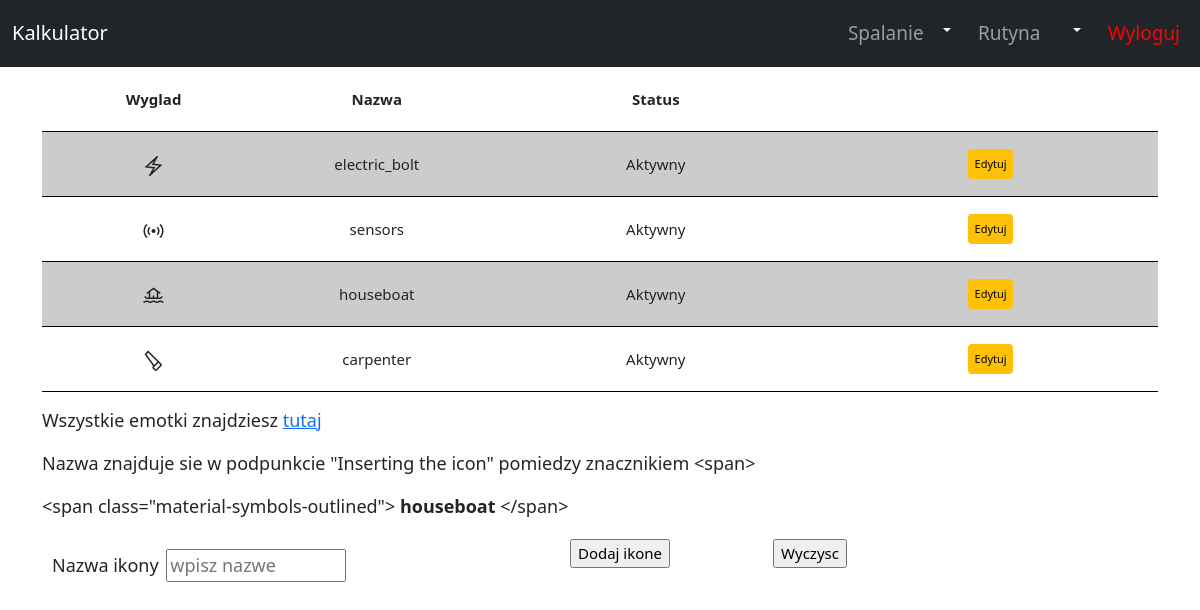
Screenshot of /ikony.php (signed in) with the database file from the repository.
### tables this page shows
CREATE TABLE `ikony` (
  `id_ikony` int(6) UNSIGNED NOT NULL,
  `nazwa` varchar(30) NOT NULL,
  `status` bit(1) NOT NULL
);

### ikony.php (the view, shortened to what this page needs)
<?php
include_once('script.php');
if(isset($_SESSION['User']))
{
?>
<!DOCTYPE html>
<html>
	<head>
		<link href="https://cdn.jsdelivr.net/npm/bootstrap@5.2.0/dist/css/bootstrap.min.css" rel="stylesheet">
		<link rel="stylesheet" href="style.css?ver=0.4">
	</head>
	<body>
		<nav class="navbar navbar-expand-sm bg-dark navbar-dark ">
            <div class="container-fluid">
                <a href="start.php" class="navbar-brand">Kalkulator</a>
                <div id="myNav" class="collapse navbar-collapse topnav-right" style="flex-grow: 0;">
					<ul class="navbar-nav" >
						<li class="nav-item" style="width:130px;">
							<a href="spalanie.php" class="nav-link " style="width:80px;margin:0px;display:inline-block;" >Spalanie</a>
							<div class="dropdown" style="width:40px;float:right;">
								<button class="btn btn-dark dropdown-toggle"  id="dropdownMenuButton1" data-bs-toggle="dropdown" aria-expanded="false" ></button>
							</div>
						</li>
						<li class="nav-item" style="width:130px;">
							<a href="rutyna.php" class="nav-link" style="width:80px;margin:0px;display:inline-block;" >Rutyna</a>
							<div class="dropdown" style="width:40px;float:right;">
								<button class="btn btn-dark dropdown-toggle"  id="dropdownMenuButton1" data-bs-toggle="dropdown" aria-expanded="false" ></button>
							</div>
						</li>
						<li class="nav-item">
							<?php echo '<a href="script.php?logout" class="nav-link" style="color:red;">Wyloguj</a>';?>
						</li>
					</ul>
                </div>
            </div>
        </nav>
		<div class="container katalog_aut">
			<div class="table-responsive table-responsive-sm">
					<div class='fixed-width content'>
						<div>
							<table class='col-12 col-sm-12 col-md-12' style="font-size:15px;">
								<thead>
									<tr >
										<th class='col-2 col-sm-2 col-md-2'>Wyglad</th>
										<th class='col-2 col-sm-2 col-md-2'>Nazwa</th>
										<th class='col-2 col-sm-2 col-md-3'>Status</th>
										<th class='col-2 col-sm-2 col-md-3'></th>
									</tr>
								</thead>
								<tbody><?php
									$result = mysqli_query($conn,"SELECT * FROM ikony");
									while($row = mysqli_fetch_assoc($result)){
										$id = $row['id_ikony'];
										$nazwa = $row['nazwa'];
										$status = $row['status'];
											?><tr>
												<td class='col-1 col-sm-2 col-md-1' id="wyglad"><span class="material-symbols-outlined"><?php echo $nazwa; ?></span></td>
												<td class='col-1 col-sm-2 col-md-1' id="nazwa"><?php echo $nazwa; ?></td>
												<td class='col-1 col-sm-2 col-md-1' id="status" ><?php if($status == 1){echo "Aktywny";} else{echo "Deaktywny";}?></td>
												<td class="butt">
													<button type="submit" class="editicon btn btn-warning btn-sm" name='kategoria' id="<?php echo $id; ?>">Edytuj</button>
												</td>
											</tr>
											<?php }?>
								</tbody>
							</table>
						</div>
					</div>
			</div>
			<div class="row" style="margin-top:15px;">
					<div>
					<p>Wszystkie emotki znajdziesz <a href="https://fonts.google.com/icons?icon.platform=web" target="_blank">tutaj</a></p>
					<p>Nazwa znajduje sie w podpunkcie "Inserting the icon" pomiedzy znacznikiem &lt;span&gt; </p>
					<p> &lt;span class="material-symbols-outlined"&gt; <b>houseboat</b> &lt;/span&gt; </p>
					</div>
			</div>
					<form action="script.php" method="post" enctype="multipart/form-data">
						<div class="row">
							<div class="col-12 col-sm-12 col-md-12">
								<div class="row" class="">
									<div class="col-12 col-sm-8 col-md-5" style="margin:10px;">
										<label for="Nazwa">Nazwa ikony</label>
										<input type="text"  placeholder="wpisz nazwe" style="width: 180px;" size = "8" name="Nazwa" id="Nazwa" required />
									</div>
									<div class="col-6 col-sm-3 col-md-2" style="text-align:center; font-size:15px;">
										<input type="submit" name='kategoria' value='Dodaj ikone'/>
									</div>
									<div class="col-6 col-sm-2 col-md-2" style="text-align:center; font-size:15px;">
										<input type="reset" value = "Wyczysc"></input>
									</div>
								</div>
							</div>
						</div>
					</form>
		</div>
	</body>
</html>
<?php } else header("location:index.php");
 ?>

### style.css (style rules this page uses)
.material-symbols-outlined { font-variation-settings:'FILL' 0,'wght' 400,'GRAD' 0,'opsz' 70; margin-top:5px; margin-bottom:-10px; }
.zebrastripe { background-color:#ccc; }
.navbar-nav { font-size: 19px; }
body { font-size: 14px; }
table { font-size: 13px; text-align:center; }
table tr { height:65px; }
table th,table td { padding:1px; border-bottom:1px solid black; line-height:0.95em; }
.btn-sm { width:40px; height:25px; padding: 0px; font-size:10px; border:0px; margin:2px; }
ul { margin:0px; padding: 0px; list-style:none; text-decoration:none; }
ul li { margin-top:3px; margin-bottom:3px; }
input { margin:3px; }
.katalog_aut { font-size:18px; }
@media screen and (min-width: 576px) { body { font-size: 15px; } }
@media screen and (min-width: 576px) { table { font-size: 15px; text-align:center; } }
@media screen and (min-width: 576px) { table th,table td { padding:3px; border-bottom:1px solid black; } }
@media screen and (min-width: 576px) { .btn-sm { width:35px; height:25px; font-size: 11px; padding: 0px; } }
@media screen and (min-width: 768px) { body { font-size: 17px; } }
@media screen and (min-width: 768px) { table { font-size: 17px; text-align:center; } }
@media screen and (min-width: 768px) { table th,table td { padding:5px; border-bottom:1px solid black; } }
@media screen and (min-width: 768px) { .btn-sm { width:45px; height:30px; font-size: 11px; padding: 0px; } }

### rows the page displays
ikony: nazwa "electric_bolt", status "Aktywny"
ikony: nazwa "sensors", status "Aktywny"
ikony: nazwa "houseboat", status "Aktywny"
ikony: nazwa "carpenter", status "Aktywny"
